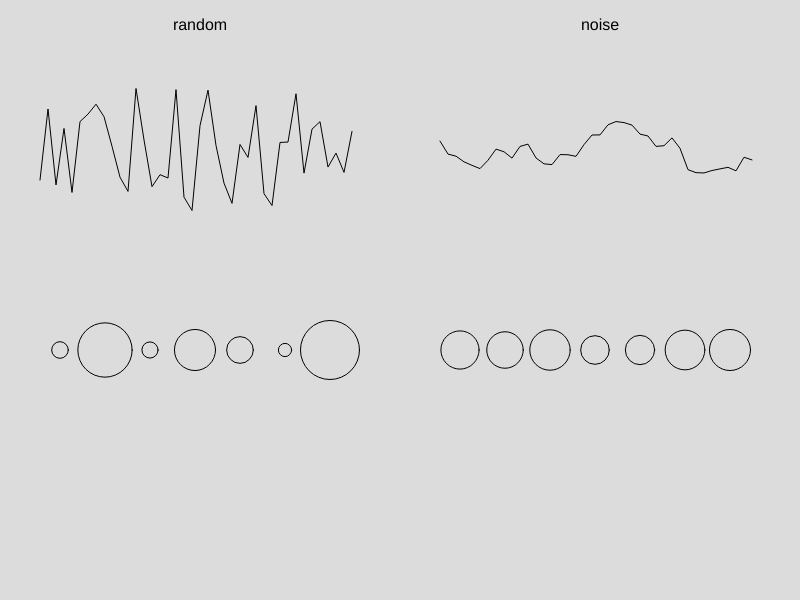
Frame 1 (no input)
Frame 60 (no input): identical to frame 1, image omitted
Frame 120 (the mouse pressed at the canvas centre since frame 60): identical to frame 1, image omitted

The p5.js sketch that drew this single still picture (run headless with seeded random() and noise() and a simulated clock; from frame 60 on, the mouse is pressed at the canvas centre):

// p5.js sketch
// ── sketch.js
// Press any key to generate a new seed
let seed = 1234;

function setup() {
    createCanvas(800, 600);
}

function keyPressed() {
    seed = floor(random(13001));
}

function draw() {
    // seed fixes values each time through draw
    randomSeed(seed);
    noiseSeed(seed);
    background(220);

    stroke(0);
    noFill();
    textAlign(CENTER);
    textSize(16);

    noStroke();
    fill(0);
    text("random", width / 4, 30);
    text("noise", (3 * width) / 4, 30);

    // randomness, there is no relationship
    stroke(0);
    noFill();
    beginShape();
    for (let x = 40; x < width / 2 - 40; x += 8) {
        vertex(x, random(80, 220));
    }
    endShape();

    // subsequent values are related
    beginShape();
    for (let x = width / 2 + 40; x < width - 40; x += 8) {
        // update the values of the noise each time thru the loop 
        // increase and decrease the val to see bigger change
        vertex(x, map(noise(x * 0.02), 0, 1, 80, 220));
    }
    endShape();


    for (let x = 60; x < width / 2 - 40; x += 45) {
        circle(x, 350, random(10, 60));
    }
    for (let x = width / 2 + 60; x < width - 40; x += 45) {
        circle(x, 350, map(noise(x * 0.02), 0, 1, 10, 60));
    }
}
